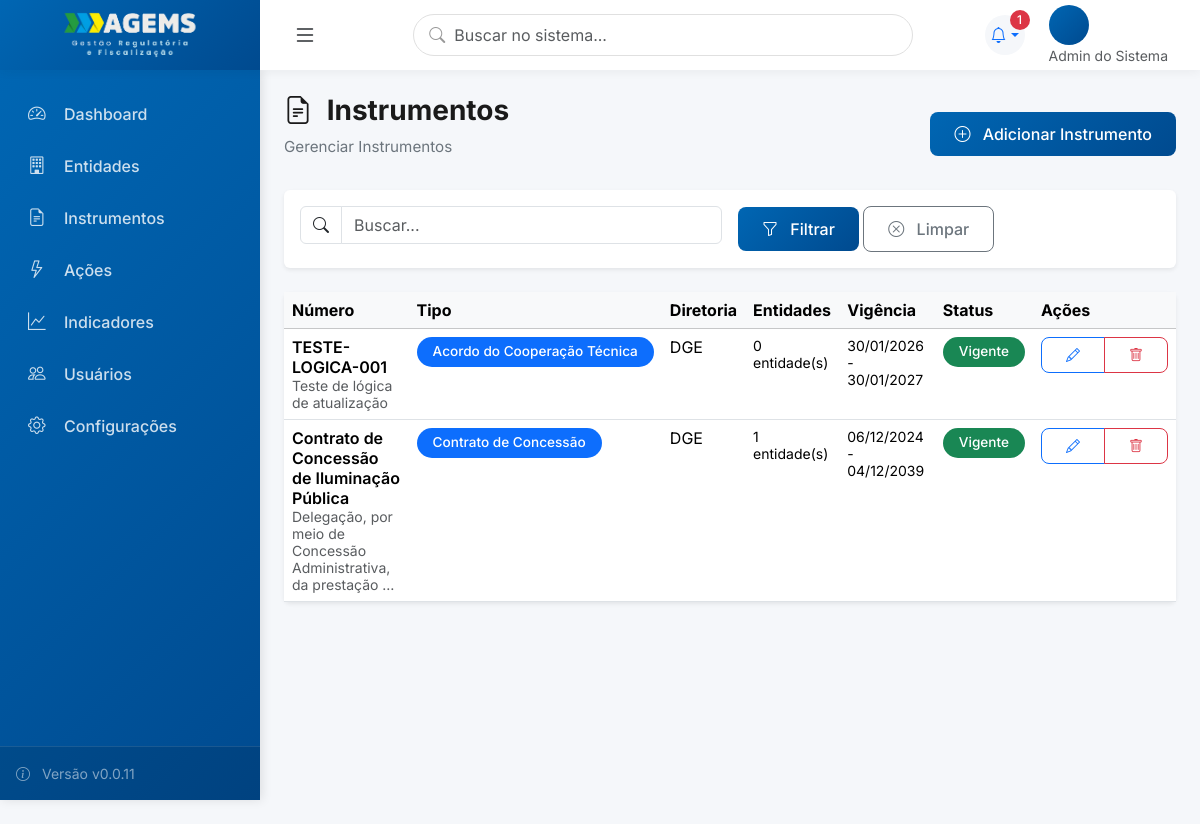
/instrumentos/ (signed in), run on the app's committed database.
### usuarios/models.py (models this page shows, shortened)
class Usuario(AbstractUser):
    PERFIL_CHOICES = [
        (0, 'Admin do Sistema'),
        (1, 'Gestor (Diretor)'),
        (2, 'Gestor (Assessor)'),
        (3, 'Técnico (Coordenador)'),
        (4, 'Técnico (Executor)'),
        (5, 'Visualizador (Auditor)'),
    ]
    perfil = models.IntegerField(
        choices=PERFIL_CHOICES,
        default=4,
        verbose_name='Perfil de Acesso',
        help_text='Define o nível de acesso e permissões do usuário'
    )
    diretoria = models.ForeignKey(
        'core.Diretoria',
        on_delete=models.SET_NULL,
        null=True,
        blank=True,
        related_name='usuarios_diretoria',
        verbose_name='Diretoria',
        help_text='Diretoria principal do usuário (obrigatório para perfis 1-5)'
    )
    subunidade = models.ForeignKey(
        'core.Subunidade',
        on_delete=models.SET_NULL,
        null=True,
        blank=True,
        related_name='usuarios',
        verbose_name='Subunidade',
        help_text='Subunidade específica (obrigatório para perfis 2, 3, 4)'
    )
    diretorias_visualizacao = models.ManyToManyField(
        'core.Diretoria',
        blank=True,
        related_name='visualizadores',
        verbose_name='Diretorias para Visualização',
        help_text='Diretorias que o visualizador pode acessar (apenas para perfil 5)'
    )
    cargo = models.CharField(max_length=100, blank=True, verbose_name='Cargo')
    setor = models.CharField(max_length=100, blank=True, verbose_name='Setor/Departamento')
    telefone = models.CharField(max_length=20, blank=True, verbose_name='Telefone')
    entidade = models.ForeignKey(
        'entidades.Entidade',
        on_delete=models.SET_NULL,
        null=True,
        blank=True,
        related_name='usuarios',
        verbose_name='Entidade'
    )
    senha_temporaria = models.BooleanField(
        default=False,
        verbose_name='Senha Temporária',
        help_text='Se True, usuário será forçado a trocar senha no próximo login'
    )
    ativo = models.BooleanField(default=True, verbose_name='Usuário Ativo')
    data_criacao = models.DateTimeField(auto_now_add=True, verbose_name='Data de Criação')
    data_atualizacao = models.DateTimeField(auto_now=True, verbose_name='Última Atualização')
    class Meta:
        verbose_name = 'Usuário'
        verbose_name_plural = 'Usuários'
        ordering = ['first_name', 'last_name']
        indexes = [
            models.Index(fields=['perfil']),
            models.Index(fields=['diretoria']),
            models.Index(fields=['subunidade']),
        ]

### instrumentos/models.py (models this page shows, shortened)
class Instrumento(models.Model):
    STATUS_CHOICES = [
        ('vigente', 'Vigente'),
        ('suspenso', 'Suspenso'),
        ('encerrado', 'Encerrado'),
        ('em_renovacao', 'Em Renovação'),
    ]
    numero = models.CharField('Número do Instrumento', max_length=50, unique=True)
    tipo_instrumento = models.ForeignKey(
        TipoInstrumento,
        on_delete=models.PROTECT,
        verbose_name='Tipo de Instrumento',
        related_name='instrumentos'
    )
    diretoria = models.ForeignKey(
        Diretoria,
        on_delete=models.PROTECT,
        verbose_name='Diretoria Responsável',
        related_name='instrumentos'
    )
    entidades = models.ManyToManyField(
        Entidade,
        verbose_name='Entidades Vinculadas',
        related_name='instrumentos',
        help_text='Selecione uma ou mais entidades vinculadas a este instrumento'
    )
    nup = models.CharField(
        'NUP (E-MS)',
        max_length=50,
        blank=True,
        help_text='Número Único de Protocolo do sistema E-MS'
    )
    objeto = models.TextField('Objeto do Instrumento')
    data_assinatura = models.DateField('Data de Assinatura')
    data_inicio = models.DateField('Data de Início da Vigência')
    data_fim = models.DateField('Data de Fim da Vigência')
    valor = models.DecimalField(
        'Valor (R$)',
        max_digits=15,
        decimal_places=2,
        null=True,
        blank=True,
        help_text='Valor do instrumento, se aplicável'
    )
    status = models.CharField('Status', max_length=15, choices=STATUS_CHOICES, default='vigente')
    arquivo = models.FileField(
        'Arquivo do Instrumento',
        upload_to='instrumentos/',
        null=True,
        blank=True,
        help_text='Upload do PDF do instrumento'
    )
    periodicidade_revisao_tarifaria = models.IntegerField(
        'Periodicidade de Revisão Tarifária (meses)',
        default=12,
        null=True,
        blank=True
    )
    data_proxima_revisao = models.DateField(
        'Data da Próxima Revisão Tarifária',
        null=True,
        blank=True
    )
    observacoes = models.TextField('Observações', blank=True)
    data_cadastro = models.DateTimeField('Data de Cadastro', auto_now_add=True)
    data_atualizacao = models.DateTimeField('Última Atualização', auto_now=True)
    class Meta:
        verbose_name = 'Instrumento'
        verbose_name_plural = 'Instrumentos'
        ordering = ['-data_inicio']

### core/models.py (models this page shows, shortened)
class TipoInstrumento(models.Model):
    nome = models.CharField('Nome do Tipo', max_length=100, unique=True)
    descricao = models.TextField('Descrição', blank=True)
    ativo = models.BooleanField('Ativo', default=True)
    class Meta:
        verbose_name = 'Tipo de Instrumento'
        verbose_name_plural = 'Tipos de Instrumento'
        ordering = ['nome']
    def __str__(self):
        return self.nome

class Diretoria(models.Model):
    nome = models.CharField('Nome da Diretoria', max_length=200)
    sigla = models.CharField('Sigla', max_length=10, unique=True)
    diretor_responsavel = models.CharField('Diretor Responsável', max_length=200, blank=True)
    descricao = models.TextField('Descrição', blank=True)
    ativa = models.BooleanField('Ativa', default=True)
    data_criacao = models.DateTimeField('Data de Criação', auto_now_add=True)
    class Meta:
        verbose_name = 'Diretoria'
        verbose_name_plural = 'Diretorias'
        ordering = ['sigla']

### instrumentos/views.py (the view)
# urls.py: path('instrumentos/', InstrumentoListView.as_view(), name='instrumento_list'),
class InstrumentoListView(PermissionRequiredMixin, ModernListView):
    permission_required = 'instrumentos.view_instrumento'
    model = Instrumento
    template_name = 'instrumentos/instrumento_list.html'
    icon = "bi bi-file-earmark-text"
    create_url = 'instrumento_create'
    search_fields = ['numero', 'objeto', 'nup']
    def get_queryset(self):
        queryset = super().get_queryset()
        return queryset.select_related('tipo_instrumento', 'diretoria').prefetch_related('entidades')

### templates/instrumentos/instrumento_list.html
﻿{% extends 'components/list_view.html' %}
{% block table_headers %}
<th>Número</th>
<th>Tipo</th>
<th>Diretoria</th>
<th>Entidades</th>
<th>Vigência</th>
<th>Status</th>
{% endblock %}
{% block table_rows %}
{% for instrumento in object_list %}
<tr>
    <td>
        <div class="fw-semibold">{{instrumento.numero}}</div>
        <small class="text-muted">{{instrumento.objeto|truncatewords:8}}</small>
    </td>
    <td>
        <span class="badge bg-primary">{{instrumento.tipo_instrumento}}</span>
    </td>
    <td>{{instrumento.diretoria.sigla}}</td>
    <td>
        <small>{{instrumento.entidades.count}} entidade(s)</small>
    </td>
    <td>
        <small>{{instrumento.data_inicio|date:"d/m/Y"}} - {{instrumento.data_fim|date:"d/m/Y"}}</small>
    </td>
    <td>
        {% if instrumento.status == 'vigente' %}
        <span class="badge bg-success">Vigente</span>
        {% elif instrumento.status == 'encerrado' %}
        <span class="badge bg-danger">Encerrado</span>
        {% else %}
        <span class="badge bg-warning">{{instrumento.get_status_display}}</span>
        {% endif %}
    </td>
    <td>
        <div class="btn-group btn-group-sm">
            <a href="{% url 'instrumento_edit' instrumento.pk %}" class="btn btn-outline-primary" title="Editar">
                <i class="bi bi-pencil"></i>
            </a>
            <a href="{% url 'instrumento_delete' instrumento.pk %}" class="btn btn-outline-danger" title="Excluir">
                <i class="bi bi-trash"></i>
            </a>
        </div>
    </td>
</tr>
{% endfor %}
{% endblock %}

### templates/base_modern.html (shortened to what this page needs)
﻿{% load static %}
<!DOCTYPE html>
<html lang="pt-BR">
<head>
    <link href="https://cdn.jsdelivr.net/npm/bootstrap@5.3.2/dist/css/bootstrap.min.css" rel="stylesheet">
    <link rel="stylesheet" href="https://cdn.jsdelivr.net/npm/bootstrap-icons@1.11.1/font/bootstrap-icons.css">
    <link rel="stylesheet" href="https://cdnjs.cloudflare.com/ajax/libs/font-awesome/6.4.2/css/all.min.css">
</head>
<body>
    <aside class="sidebar" id="sidebar">
        <ul class="sidebar-nav">
            <li class="sidebar-nav-item">
                <a href="/" class="sidebar-nav-link {% if request.path == '/' %}active{% endif %}">
                    <i class="bi bi-speedometer2"></i>
                    <span>Dashboard</span>
                </a>
            </li>
            {% if perms.entidades.view_entidade %}
            <li class="sidebar-nav-item">
                <a href="{% url 'entidade_list' %}" class="sidebar-nav-link">
                    <i class="bi bi-building"></i>
                    <span>Entidades</span>
                </a>
            </li>
            {% endif %}
            {% if perms.instrumentos.view_instrumento %}
            <li class="sidebar-nav-item">
                <a href="{% url 'instrumento_list' %}" class="sidebar-nav-link">
                    <i class="bi bi-file-earmark-text"></i>
                    <span>Instrumentos</span>
                </a>
            </li>
            {% endif %}
            {% if perms.acoes.view_acao %}
            <li class="sidebar-nav-item">
                <a href="{% url 'acao_list' %}" class="sidebar-nav-link">
                    <i class="bi bi-lightning"></i>
                    <span>Ações</span>
                </a>
            </li>
            {% endif %}
            {% if perms.indicadores.view_indicador %}
            <li class="sidebar-nav-item">
                <a href="{% url 'indicador_list' %}" class="sidebar-nav-link">
                    <i class="bi bi-graph-up"></i>
                    <span>Indicadores</span>
                </a>
            </li>
            {% endif %}
            {% if user.is_authenticated and user.perfil <= 3 %}
                <li class="sidebar-nav-item">
                    <a href="{% url 'usuario_list' %}" class="sidebar-nav-link">
                        <i class="bi bi-people"></i>
                        <span>Usuários</span>
                    </a>
                </li>
                <li class="sidebar-nav-item">
                    <a href="{% url 'configuracoes' %}" class="sidebar-nav-link">
                        <i class="bi bi-gear"></i>
                        <span>Configurações</span>
                    </a>
                </li>
                {% endif %}
        </ul>
        <div class="sidebar-footer">
            <div class="text-white-50 small">
                <i class="bi bi-info-circle me-2"></i>
                Versão v0.0.11
            </div>
        </div>
    </aside>
    <main class="main-content">
        <header class="top-header">
            <div class="d-flex align-items-center h-100">
                <div class="header-brand-box">
                    <a href="/" class="sidebar-brand">
                        <img src="{% static 'img/logo.png' %}" alt="AGEMS" style="max-width: 140px; height: auto;">
                    </a>
                </div>
                <button class="btn btn-link text-dark ms-2" id="sidebarToggle">
                    <i class="bi bi-list fs-4"></i>
                </button>
            </div>
            <div class="header-search position-relative d-none d-lg-block">
                <i class="bi bi-search"></i>
                <input type="search" class="form-control" placeholder="Buscar no sistema...">
            </div>
            <div class="header-actions">
                <div class="dropdown">
                    <a class="header-icon dropdown-toggle text-decoration-none" href="#" id="alertsDropdown"
                        data-bs-toggle="dropdown" aria-expanded="false">
                        <i class="bi bi-bell"></i>
                        <span id="alertCount" class="badge bg-danger rounded-pill">0</span>
                    </a>
                </div>
                <div class="user-profile dropdown">
                    <div data-bs-toggle="dropdown">
                        <div class="user-avatar">
                        </div>
                        <div class="d-none d-md-block">
                            <div class="small text-muted">{{user.get_perfil_display}}</div>
                        </div>
                    </div>
                </div>
            </div>
        </header>
        <div class="content-area">
            {% block content %}{% endblock %}
        </div>
    </main>
</body>
</html>

### data on the page
Usuario: perfil "Admin do Sistema"
Instrumento: numero "TESTE-LOGICA-001", objeto "Teste de lógica de atualização", tipo_instrumento "Acordo do Cooperação Técnica", diretoria.sigla "DGE", entidades.count "0", data_inicio "30/01/2026", data_fim "30/01/2027", status "Vigente"
Instrumento: numero "Contrato de Concessão de Iluminação Pública", objeto "Delegação, por meio de Concessão Administrativa, da prestação …", tipo_instrumento "Contrato de Concessão", diretoria.sigla "DGE", entidades.count "1", data_inicio "06/12/2024", data_fim "04/12/2039", status "Vigente"

### other printed values
{{ title }} "Instrumentos"
{{ subtitle }} "Gerenciar Instrumentos"
{{ singular_name }} "Instrumento"
